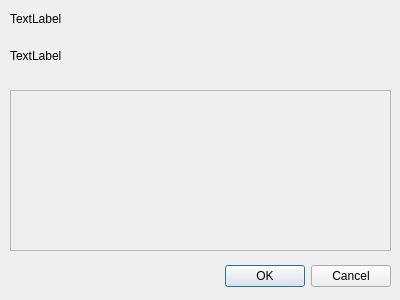
<?xml version="1.0" encoding="UTF-8"?>
<ui version="4.0">
 <class>ParameterDialog</class>
 <widget class="QDialog" name="ParameterDialog">
  <property name="geometry">
   <rect>
    <x>0</x>
    <y>0</y>
    <width>400</width>
    <height>300</height>
   </rect>
  </property>
  <property name="windowTitle">
   <string>Dialog</string>
  </property>
  <property name="modal">
   <bool>true</bool>
  </property>
  <widget class="QDialogButtonBox" name="buttonBox">
   <property name="geometry">
    <rect>
     <x>0</x>
     <y>260</y>
     <width>391</width>
     <height>32</height>
    </rect>
   </property>
   <property name="orientation">
    <enum>Qt::Horizontal</enum>
   </property>
   <property name="standardButtons">
    <set>QDialogButtonBox::Cancel|QDialogButtonBox::Ok</set>
   </property>
  </widget>
  <widget class="QLabel" name="lblBlockTitle">
   <property name="geometry">
    <rect>
     <x>10</x>
     <y>10</y>
     <width>58</width>
     <height>18</height>
    </rect>
   </property>
   <property name="text">
    <string>TextLabel</string>
   </property>
  </widget>
  <widget class="QLabel" name="lblBlockDescription">
   <property name="geometry">
    <rect>
     <x>10</x>
     <y>30</y>
     <width>381</width>
     <height>51</height>
    </rect>
   </property>
   <property name="text">
    <string>TextLabel</string>
   </property>
  </widget>
  <widget class="QScrollArea" name="parameterArea">
   <property name="geometry">
    <rect>
     <x>10</x>
     <y>90</y>
     <width>381</width>
     <height>161</height>
    </rect>
   </property>
   <property name="widgetResizable">
    <bool>true</bool>
   </property>
   <widget class="QWidget" name="scrollAreaWidgetContents">
    <property name="geometry">
     <rect>
      <x>0</x>
      <y>0</y>
      <width>379</width>
      <height>159</height>
     </rect>
    </property>
   </widget>
  </widget>
 </widget>
 <resources/>
 <connections>
  <connection>
   <sender>buttonBox</sender>
   <signal>accepted()</signal>
   <receiver>ParameterDialog</receiver>
   <slot>accept()</slot>
   <hints>
    <hint type="sourcelabel">
     <x>248</x>
     <y>254</y>
    </hint>
    <hint type="destinationlabel">
     <x>157</x>
     <y>274</y>
    </hint>
   </hints>
  </connection>
  <connection>
   <sender>buttonBox</sender>
   <signal>rejected()</signal>
   <receiver>ParameterDialog</receiver>
   <slot>reject()</slot>
   <hints>
    <hint type="sourcelabel">
     <x>316</x>
     <y>260</y>
    </hint>
    <hint type="destinationlabel">
     <x>286</x>
     <y>274</y>
    </hint>
   </hints>
  </connection>
 </connections>
</ui>
